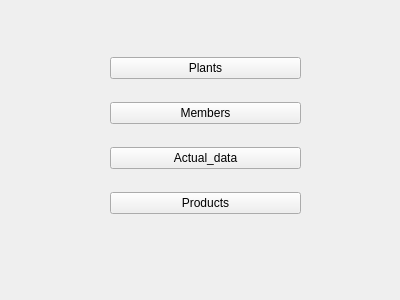
<?xml version="1.0" encoding="UTF-8"?>
<ui version="4.0">
 <class>Form</class>
 <widget class="QWidget" name="Form">
  <property name="geometry">
   <rect>
    <x>0</x>
    <y>0</y>
    <width>400</width>
    <height>300</height>
   </rect>
  </property>
  <property name="windowTitle">
   <string>Form</string>
  </property>
  <widget class="QWidget" name="verticalLayoutWidget">
   <property name="geometry">
    <rect>
     <x>110</x>
     <y>40</y>
     <width>191</width>
     <height>191</height>
    </rect>
   </property>
   <layout class="QVBoxLayout" name="verticalLayout">
    <item>
     <widget class="QPushButton" name="Plants">
      <property name="text">
       <string>Plants</string>
      </property>
     </widget>
    </item>
    <item>
     <widget class="QPushButton" name="Members">
      <property name="text">
       <string>Members</string>
      </property>
     </widget>
    </item>
    <item>
     <widget class="QPushButton" name="Actual_data">
      <property name="text">
       <string>Actual_data</string>
      </property>
     </widget>
    </item>
    <item>
     <widget class="QPushButton" name="Products">
      <property name="text">
       <string>Products</string>
      </property>
     </widget>
    </item>
   </layout>
  </widget>
 </widget>
 <resources/>
 <connections/>
</ui>
